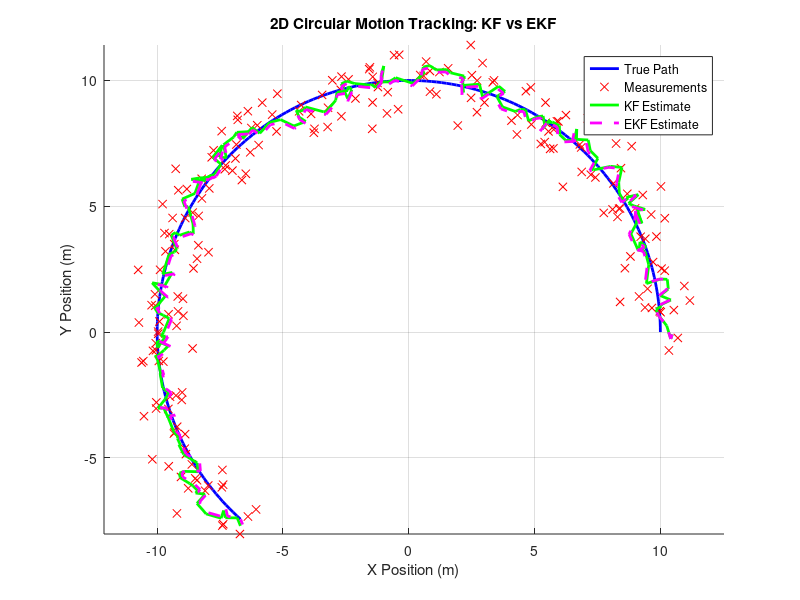
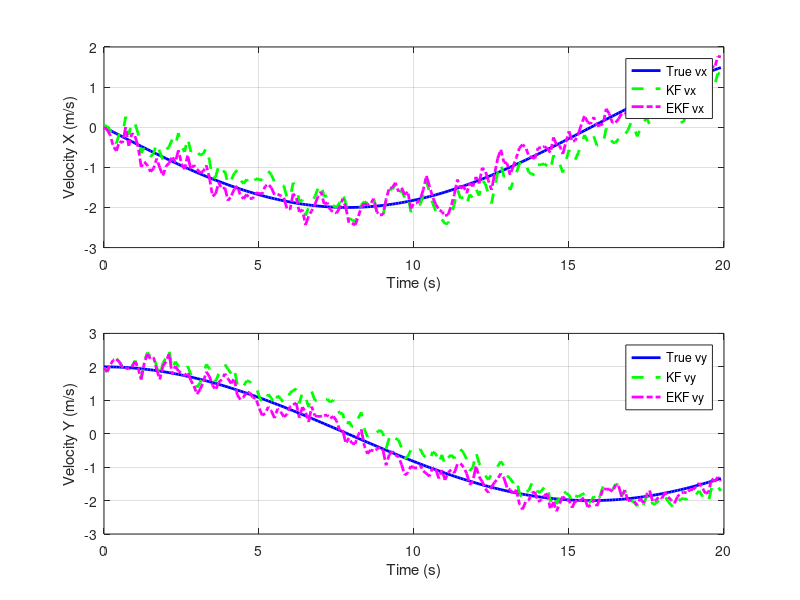
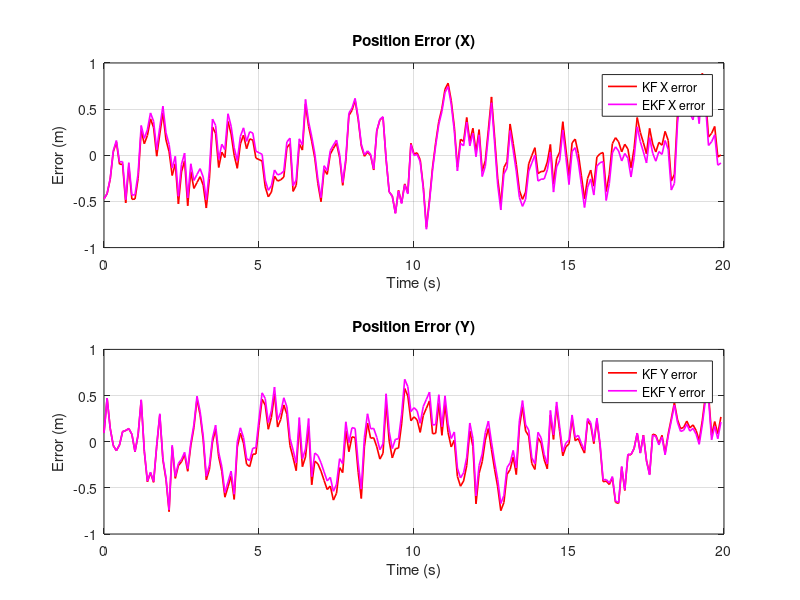
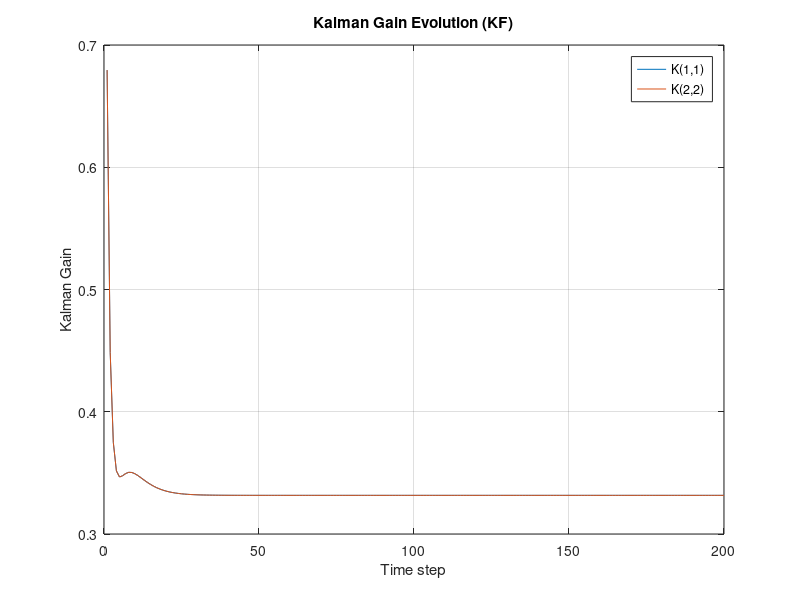

MATLAB code to generate these figures, in order:
clc; clear; close all;

%% Parameters
dt = 0.1;               % Time step (s)
T  = 20;                % Total time (s)
N  = T/dt;              % Number of steps

%% True system (object moving in a circle)
r = 10;                 % Radius
omega = 0.2;            % Angular velocity (rad/s)

%% Linear KF State-space model (constant velocity model)
% State vector: [x; y; vx; vy]
A = [1 0 dt 0;
     0 1 0 dt;
     0 0 1  0;
     0 0 0  1];

H = [1 0 0 0;
     0 1 0 0];

Q = 0.05 * eye(4);   % Process noise covariance
R = 0.5 * eye(2);    % Measurement noise covariance

%% Initialization
x_est_kf = [r; 0; 0; r*omega];  % Initial KF estimate
P_kf = eye(4);

x_est_ekf = [r; 0; 0; r*omega]; % Initial EKF estimate
P_ekf = eye(4);

%% Storage
true_states = zeros(4,N);
meas = zeros(2,N);
estimates_kf = zeros(4,N);
estimates_ekf = zeros(4,N);
K_store_kf = zeros(4,2,N);

%% Helper: Gaussian noise generator
randn_cov = @(cov,n) chol(cov,'lower') * randn(size(cov,1),n);

%% Simulation loop
for k = 1:N
    t = (k-1)*dt;
    
    % --- True circular motion ---
    x_true = [r*cos(omega*t);
              r*sin(omega*t);
             -r*omega*sin(omega*t);
              r*omega*cos(omega*t)];
    true_states(:,k) = x_true;
    
    % --- Measurement (noisy position) ---
    z = H * x_true + randn_cov(R,1);
    meas(:,k) = z;
    
    % === Standard Kalman Filter (Linear Model) ===
    % Prediction
    x_pred = A * x_est_kf;
    P_pred = A * P_kf * A' + Q;
    
    % Update
    K = P_pred * H' / (H * P_pred * H' + R);
    x_est_kf = x_pred + K * (z - H * x_pred);
    P_kf = (eye(4) - K*H) * P_pred;
    
    % Store
    estimates_kf(:,k) = x_est_kf;
    K_store_kf(:,:,k) = K;
    
    % === Extended Kalman Filter (EKF) ===
    % Nonlinear state transition (true dynamics: circular motion)
    f = @(x) [x(1) + dt*x(3);
              x(2) + dt*x(4);
             -omega^2*x(1)*dt + x(3);   % Approx nonlinear vx
             -omega^2*x(2)*dt + x(4)];  % Approx nonlinear vy
    % Jacobian of f wrt x
    F = [1 0 dt 0;
         0 1 0 dt;
        -omega^2*dt 0 1 0;
         0 -omega^2*dt 0 1];
    
    % Prediction
    x_pred = f(x_est_ekf);
    P_pred = F * P_ekf * F' + Q;
    
    % Measurement update
    Hk = H; % Measurement Jacobian (still linear in this case)
    K = P_pred * Hk' / (Hk * P_pred * Hk' + R);
    x_est_ekf = x_pred + K * (z - Hk * x_pred);
    P_ekf = (eye(4) - K*Hk) * P_pred;
    
    % Store
    estimates_ekf(:,k) = x_est_ekf;
end

%% --- Error Analysis ---
t = 0:dt:T-dt;
pos_rmse_kf  = sqrt(mean(sum((true_states(1:2,:) - estimates_kf(1:2,:)).^2,1)));
vel_rmse_kf  = sqrt(mean(sum((true_states(3:4,:) - estimates_kf(3:4,:)).^2,1)));
pos_rmse_ekf = sqrt(mean(sum((true_states(1:2,:) - estimates_ekf(1:2,:)).^2,1)));
vel_rmse_ekf = sqrt(mean(sum((true_states(3:4,:) - estimates_ekf(3:4,:)).^2,1)));

fprintf('KF  -> Position RMSE: %.3f m | Velocity RMSE: %.3f m/s\n', pos_rmse_kf, vel_rmse_kf);
fprintf('EKF -> Position RMSE: %.3f m | Velocity RMSE: %.3f m/s\n', pos_rmse_ekf, vel_rmse_ekf);

%% --- Visualization ---

% 1) Position Tracking
figure; hold on; grid on; axis equal;
plot(true_states(1,:), true_states(2,:), 'b-', 'LineWidth', 2);
plot(meas(1,:), meas(2,:), 'rx', 'MarkerSize', 6);
plot(estimates_kf(1,:), estimates_kf(2,:), 'g-', 'LineWidth', 2);
plot(estimates_ekf(1,:), estimates_ekf(2,:), 'm--', 'LineWidth', 2);
legend('True Path','Measurements','KF Estimate','EKF Estimate');
xlabel('X Position (m)'); ylabel('Y Position (m)');
title('2D Circular Motion Tracking: KF vs EKF');

% 2) Velocity Tracking
figure;
subplot(2,1,1);
plot(t, true_states(3,:), 'b-', 'LineWidth', 2); hold on; grid on;
plot(t, estimates_kf(3,:), 'g--', 'LineWidth', 2);
plot(t, estimates_ekf(3,:), 'm-.', 'LineWidth', 2);
legend('True vx','KF vx','EKF vx');
xlabel('Time (s)'); ylabel('Velocity X (m/s)');

subplot(2,1,2);
plot(t, true_states(4,:), 'b-', 'LineWidth', 2); hold on; grid on;
plot(t, estimates_kf(4,:), 'g--', 'LineWidth', 2);
plot(t, estimates_ekf(4,:), 'm-.', 'LineWidth', 2);
legend('True vy','KF vy','EKF vy');
xlabel('Time (s)'); ylabel('Velocity Y (m/s)');

% 3) Estimation Errors
figure;
subplot(2,1,1);
plot(t, true_states(1,:) - estimates_kf(1,:), 'r', 'LineWidth', 1.2); hold on;
plot(t, true_states(1,:) - estimates_ekf(1,:), 'm', 'LineWidth', 1.2);
legend('KF X error','EKF X error'); grid on;
xlabel('Time (s)'); ylabel('Error (m)');
title('Position Error (X)');

subplot(2,1,2);
plot(t, true_states(2,:) - estimates_kf(2,:), 'r', 'LineWidth', 1.2); hold on;
plot(t, true_states(2,:) - estimates_ekf(2,:), 'm', 'LineWidth', 1.2);
legend('KF Y error','EKF Y error'); grid on;
xlabel('Time (s)'); ylabel('Error (m)');
title('Position Error (Y)');

% 4) Kalman Gain Evolution (KF only)
figure;
plot(squeeze(K_store_kf(1,1,:))); hold on;
plot(squeeze(K_store_kf(2,2,:)));
xlabel('Time step'); ylabel('Kalman Gain');
legend('K(1,1)','K(2,2)');
title('Kalman Gain Evolution (KF)');
grid on;
